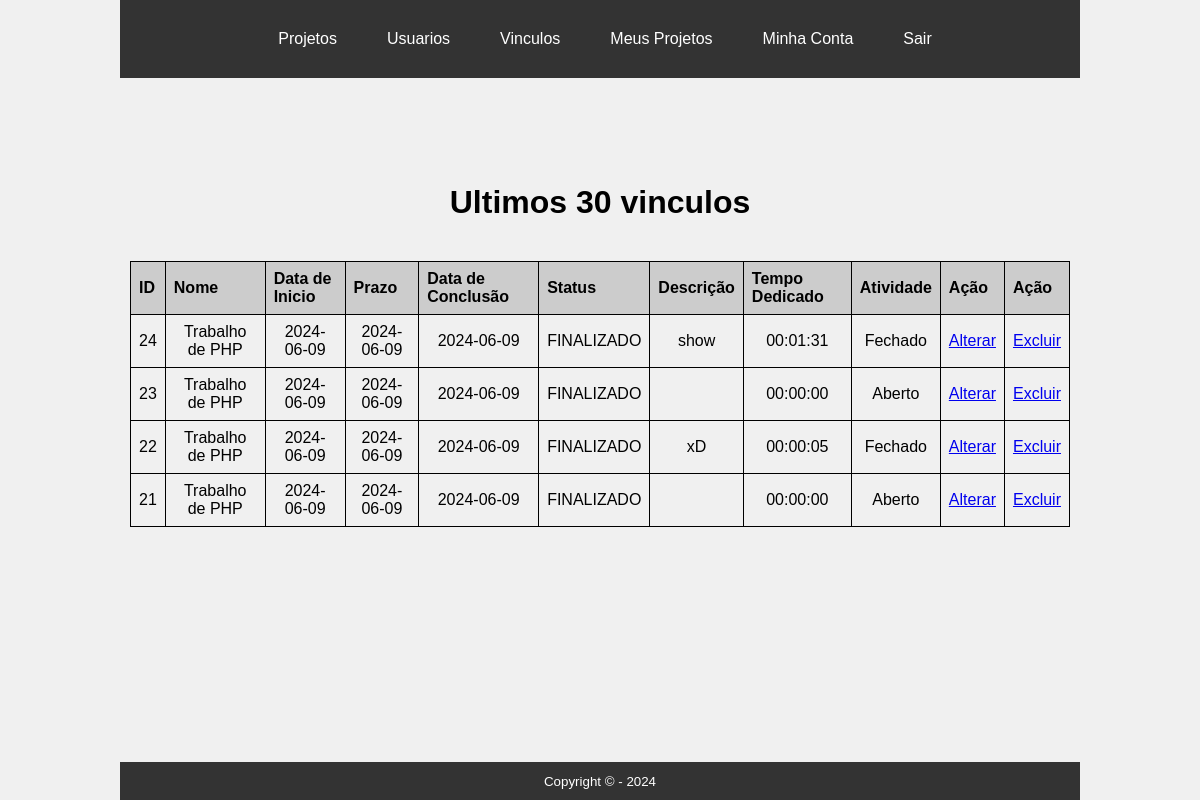
The app's page /?p=vinculos (signed in) with its own data.
### tables this page shows
CREATE TABLE IF NOT EXISTS `vinculo` (
  `id` int NOT NULL AUTO_INCREMENT,
  `id_user_fk` int NOT NULL,
  `id_projeto_fk` int NOT NULL,
  `checkin` datetime NOT NULL,
  `checkout` datetime NOT NULL,
  `status` varchar(255) NOT NULL,
  `descricao` varchar(255) NOT NULL,
  `joined` tinyint(1) NOT NULL,
  PRIMARY KEY (`id`)
);

CREATE TABLE IF NOT EXISTS `projetos` (
  `id` int NOT NULL AUTO_INCREMENT,
  `nome` varchar(20) NOT NULL,
  `prioridade` int NOT NULL,
  `dificuldade` int NOT NULL,
  `data_inicio` date NOT NULL,
  `prazo` date NOT NULL,
  `data_fim` varchar(10) NOT NULL,
  `status` varchar(30) NOT NULL,
  PRIMARY KEY (`id`)
);

### model/vinculo.php (called while the page is built, shortened)
<?php
class Vinculo{
    public function __get($atributo){
        return $this->$atributo;
    }
}

### dal/projetoDao.php (called while the page is built, shortened)
<?php
abstract class ProjetoDao{
    public static function buscar($id) {
        try {
            $conn = Conn::getConn();
            $sql = 'SELECT * FROM projetos WHERE id = :id';
            $stmt = $conn->prepare($sql);
            $stmt->bindValue(':id', $id, \PDO::PARAM_INT);
            $stmt->execute();
            $proj = $stmt->fetch(\PDO::FETCH_ASSOC);
            if ($proj) {
                $projeto = new Projeto();
                $projeto->iniciar(
                    id: $proj['id'],
                    nome: $proj['nome'],
                    prioridade: $proj['prioridade'],
                    dificuldade: $proj['dificuldade'],
                    data_inicio: $proj['data_inicio'],
                    prazo: $proj['prazo'],
                    data_fim: $proj['data_fim'],
                    status: $proj['status'],
                );
                return $projeto;
            }
            return null;
        } catch (PDOException $e) {
            throw new Exception("Erro ao buscar projeto: " . $e->getMessage(), 14);
        }
    }
}

### autoload.php (called while the page is built, shortened)
<?php
spl_autoload_register(function($classe){
    $classe = str_replace("\\", DIRECTORY_SEPARATOR, $classe);
    $arquivo = __DIR__ . DIRECTORY_SEPARATOR . $classe . ".php";
    $arquivo = str_replace("\\App\\", DIRECTORY_SEPARATOR, $arquivo);
    return false;
});

### model/projeto.php (called while the page is built, shortened)
<?php
class Projeto{
    public function __get($atributo){
        return $this->$atributo;
    }
}

### view/vinculoView.php (the view, shortened to what this page needs)
<?php
class VinculoView
{
        ?><h1 class = "container">Meus Projetos</h1><?php
        </form><?php
    public static function listarTudo($vinculos, $msg = null, $config = []){
        ?><h1 class = "container">Ultimos 30 vinculos</h1><?php
        <table>
            <tr>
                <th>ID</th>
                <th>Nome</th>
                <th>Data de Inicio</th>
                <th>Prazo</th>
                <th>Data de Conclusão</th>
                <th>Status</th>
                <th>Descrição</th>
                <th>Tempo Dedicado</th>
                <th>Atividade</th>
                <th>Ação</th>
                <th>Ação</th>
            </tr>
            <?php foreach ($vinculos as $vinculo) :?>
                <tr>
                    <td><?= $vinculo->__get("id")?></td>
                    <td><?= ProjetoDao::buscar($vinculo->__get("id_projeto_fk"))->__get('nome') ?></td>
                    <td><?= ProjetoDao::buscar($vinculo->__get("id_projeto_fk"))->__get('data_inicio') ?></td>
                    <td><?= ProjetoDao::buscar($vinculo->__get("id_projeto_fk"))->__get('prazo') ?></td>
                    <td><?= ProjetoDao::buscar($vinculo->__get("id_projeto_fk"))->__get('data_fim') ?></td>
                    <td><?= $vinculo->__get("status") ?></td>
                    <td><?= $vinculo->__get("descricao") ?></td>
                    <td> <?= date('H:i:s', $vinculo->__get("totalTime"))?></td>
                    <td><?= (($vinculo->__get("joined"))? "Aberto": "Fechado") ?></td>
                    <?php if (isset($config['isAdmin']) && $config['isAdmin']) : ?>
                        <td><a href='?p=altvinculo&alt=<?= $vinculo->__get("id") ?>'>Alterar</a></td>
                        <td><a href='?p=delvinculo&del=<?= $vinculo->__get("id") ?>'>Excluir</a></td>
                    <?php endif; ?>
                </tr>
            <?php endforeach; ?>
        </table><?php if (empty($vinculos)):?>
                <br><div class="erro">
                <?= $msg = 'DB não possui nenhum vinculo.'; ?>
                <span class="close" onclick="this.parentElement.style.display='none'">&times;</span>
            </div>
            <?php endif;?>
        <?php
    }
}

### index.php (shortened to what this page needs)
<?php
require_once("./autoload.php");
?>
<!DOCTYPE html>
<html lang="pt-br">
<head>
    <link rel="stylesheet" href="./assets/style.css">
</head>
<body>
    <header>
        <nav>
             <?php
                if (  !isset($_SESSION['username'])) {
                    require_once("./initialmenu.php");
                } else {
                    if( isset($_SESSION['username']) && $_SESSION['user_group'] == 2 ) {
                        require_once("./mastermenu.php");
                    }else{
                        require_once("./menu.php");
                    }
                }
            ?>
        </nav>
    </header>
    <div class="wrapper">
    <main>
        <?php
        $page = $_GET["p"] ?? "home";
        match($page){
            "home" => require_once("./view/home.php"),
            "sobre" => require_once("./view/sobre.php"),
            "login" => login::login(),
            "cadusr" => usuario::cadastrar(),
            "recusr" => usuario::recuperar(),
            "recpw" => usuario::um_altPw(),
            "projects" => Projeto::listar(),
            "myprojects" => Vinculo::listar(),
            "include" => Vinculo::incluir(),
            "join" => Vinculo::entrar(),
            "leave" => Vinculo::sair(),
            "profile" => usuario::profile(),
            "cadproj" => Projeto::um_cadProj(),
            "altproj" => Projeto::um_altProj(),
            "delproj" => Projeto::um_delProj(),
            "vinculos" => Vinculo::um_listar(),
            "altvinculo" => Vinculo::um_alteraVinculo(),
            "delvinculo" => Vinculo::um_deletaVinculo(),
            "users" => usuario::um_listar(),
            "altusr" => usuario::um_alterar(),
            "delusr" => usuario::um_deletar(),
            default => require_once("./view/404.php")
        };
        ?>
    </main>
    </div>
    <footer>
        <small>
            Copyright &copy; - <?= date("Y")?>
        </small>
    </footer>
</body>
</html>

### mastermenu.php
<a href="./?p=projects">Projetos</a>
<a href="./?p=users">Usuarios</a>
<a href="./?p=vinculos">Vinculos</a>
<a href="./?p=myprojects">Meus Projetos</a>
<a href="./?p=profile">Minha Conta</a>
<a href="./?p=login&out">Sair</a>

### controller/vinculoController.php (shortened to what this page needs)
<?php
abstract class VinculoController{
    private static $msg = null;
    public static function um_listar(){
        if ($_SERVER["REQUEST_METHOD"] == "GET") {
            $config = [
                'isLoggedIn' => isset($_SESSION['username']),
                'isAdmin' => isset($_SESSION['user_group']) && $_SESSION['user_group'] == '2',
                'user_id' => $_SESSION['user_id']
            ];
            $vinculos = VinculoDao::listarTudo();
            VinculoView::listarTudo($vinculos, self::$msg, $config);
        }else{
            header('Location: ?p=e404');
        }
    }
}

### assets/style.css (style rules this page uses)
* { margin: 0; padding: 0; box-sizing: border-box; }
body { font-family: Arial, sans-serif; background-color: #f0f0f0; display: flex; flex-direction: column; min-height: 100vh; }
header, nav, main, footer { width: 100%; max-width: 80vw; margin: 0 auto; padding: 10px; }
header, footer { background-color: #333; color: white; text-align: center; }
nav { display: flex; justify-content: center; background-color: #333; color: white; padding: 10px 0; }
nav a { color: white; text-decoration: none; padding: 10px 15px; margin: 0 10px; }
nav a:last-child { margin-right: 0; }
.wrapper { flex: 1; display: flex; flex-direction: column; justify-content: center; padding-bottom: 150px; }
footer { flex-shrink: 0; padding: 10px; width: 100%; background-color: #333; color: white; text-align: center; }
form, table { margin-top: 20px; border-collapse: collapse; width: 100%; }
table { width: 100%; }
table, th, td { border: 1px solid black; padding: 8px; text-align: left; }
th { background-color: #ccc; }
td { text-align: center; }
.container { max-width: 800px; margin: 0 auto; padding: 20px; text-align: center; }

### records on screen
vinculo: __get "24", projetos.nome "Trabalho de PHP", projetos.data_inicio "2024-06-09", __get "FINALIZADO", __get "show", __get "00:01:31", shows "Fechado"
vinculo: __get "23", projetos.nome "Trabalho de PHP", projetos.data_inicio "2024-06-09", __get "FINALIZADO", __get "00:00:00", shows "Aberto"
vinculo: __get "22", projetos.nome "Trabalho de PHP", projetos.data_inicio "2024-06-09", __get "FINALIZADO", __get "xD", __get "00:00:05", shows "Fechado"
vinculo: __get "21", projetos.nome "Trabalho de PHP", projetos.data_inicio "2024-06-09", __get "FINALIZADO", __get "00:00:00", shows "Aberto"
